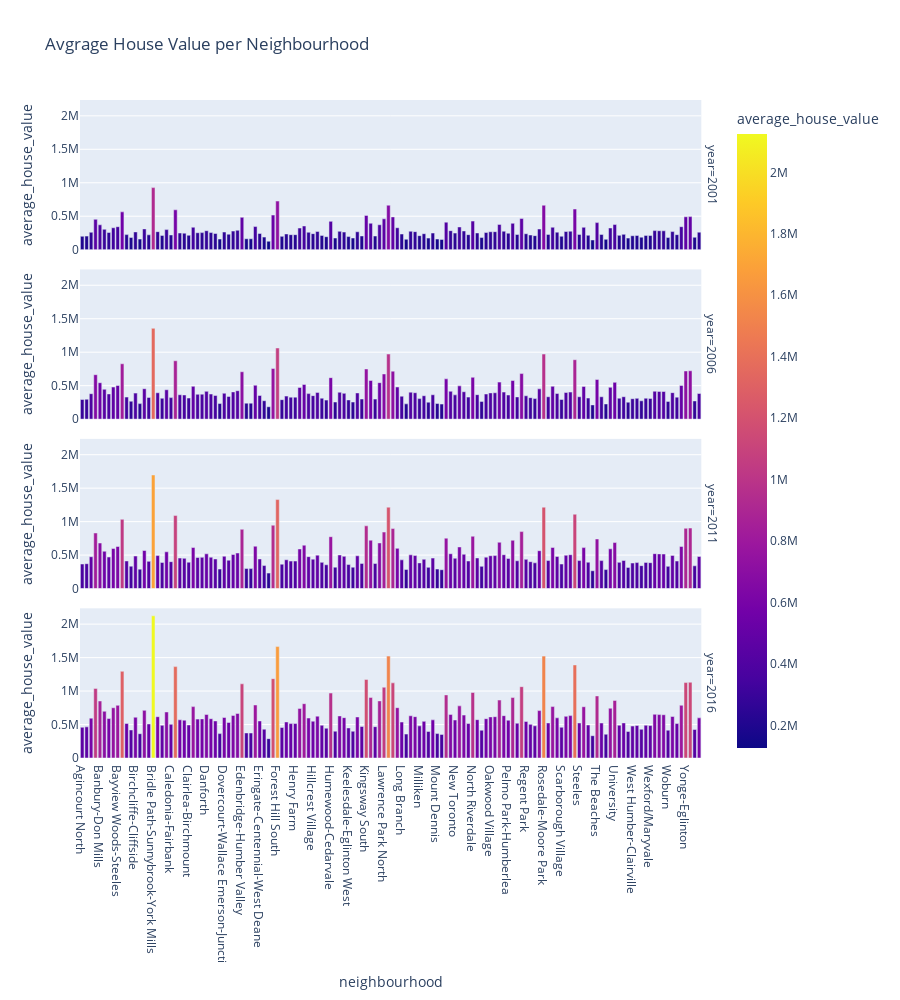

The code cell stored with this chart in its notebook:
### Code cell
average_house_value_snapshot()

### Figure 1 — Plotly figure (JSON) as saved in the notebook; plotly's stock layout.template omitted (floating-point values rounded to 4 significant figures; data arrays with more than 128 entries replaced by an {"elided": "..."} marker saying what was removed)
{"data": [{"alignmentgroup": "True", "hovertemplate": "year=2001<br>neighbourhood=%{x}<br>average_house_value=%{marker.color}<extra></extra>", "legendgroup": "", "marker": {"color": {"elided": "140 int values"}, "coloraxis": "coloraxis", "pattern": {"shape": ""}}, "name": "", "offsetgroup": "", "orientation": "v", "showlegend": false, "textposition": "auto", "type": "bar", "x": {"elided": "140 str values"}, "xaxis": "x4", "y": {"elided": "140 int values"}, "yaxis": "y4"}, {"alignmentgroup": "True", "hovertemplate": "year=2006<br>neighbourhood=%{x}<br>average_house_value=%{marker.color}<extra></extra>", "legendgroup": "", "marker": {"color": {"elided": "140 int values"}, "coloraxis": "coloraxis", "pattern": {"shape": ""}}, "name": "", "offsetgroup": "", "orientation": "v", "showlegend": false, "textposition": "auto", "type": "bar", "x": {"elided": "140 str values"}, "xaxis": "x3", "y": {"elided": "140 int values"}, "yaxis": "y3"}, {"alignmentgroup": "True", "hovertemplate": "year=2011<br>neighbourhood=%{x}<br>average_house_value=%{marker.color}<extra></extra>", "legendgroup": "", "marker": {"color": {"elided": "140 int values"}, "coloraxis": "coloraxis", "pattern": {"shape": ""}}, "name": "", "offsetgroup": "", "orientation": "v", "showlegend": false, "textposition": "auto", "type": "bar", "x": {"elided": "140 str values"}, "xaxis": "x2", "y": {"elided": "140 int values"}, "yaxis": "y2"}, {"alignmentgroup": "True", "hovertemplate": "year=2016<br>neighbourhood=%{x}<br>average_house_value=%{marker.color}<extra></extra>", "legendgroup": "", "marker": {"color": {"elided": "140 int values"}, "coloraxis": "coloraxis", "pattern": {"shape": ""}}, "name": "", "offsetgroup": "", "orientation": "v", "showlegend": false, "textposition": "auto", "type": "bar", "x": {"elided": "140 str values"}, "xaxis": "x", "y": {"elided": "140 int values"}, "yaxis": "y"}], "layout": {"annotations": [{"font": {}, "showarrow": false, "text": "year=2016", "textangle": 90, "x": 0.98, "xanchor": "left", "xref": "paper", "y": 0.1138, "yanchor": "middle", "yref": "paper"}, {"font": {}, "showarrow": false, "text": "year=2011", "textangle": 90, "x": 0.98, "xanchor": "left", "xref": "paper", "y": 0.3712, "yanchor": "middle", "yref": "paper"}, {"font": {}, "showarrow": false, "text": "year=2006", "textangle": 90, "x": 0.98, "xanchor": "left", "xref": "paper", "y": 0.6288, "yanchor": "middle", "yref": "paper"}, {"font": {}, "showarrow": false, "text": "year=2001", "textangle": 90, "x": 0.98, "xanchor": "left", "xref": "paper", "y": 0.8862, "yanchor": "middle", "yref": "paper"}], "barmode": "relative", "coloraxis": {"colorbar": {"title": {"text": "average_house_value"}}, "colorscale": [[0, "#0d0887"], [0.1111, "#46039f"], [0.2222, "#7201a8"], [0.3333, "#9c179e"], [0.4444, "#bd3786"], [0.5556, "#d8576b"], [0.6667, "#ed7953"], [0.7778, "#fb9f3a"], [0.8889, "#fdca26"], [1, "#f0f921"]]}, "height": 1000, "legend": {"tracegroupgap": 0}, "title": {"text": "Avgrage House Value per Neighbourhood"}, "width": 900, "xaxis": {"anchor": "y", "autorange": true, "domain": [0, 0.98], "range": [-0.5, 139.5], "title": {"text": "neighbourhood"}, "type": "category"}, "xaxis2": {"anchor": "y2", "autorange": true, "domain": [0, 0.98], "matches": "x", "range": [-0.5, 139.5], "showticklabels": false, "type": "category"}, "xaxis3": {"anchor": "y3", "autorange": true, "domain": [0, 0.98], "matches": "x", "range": [-0.5, 139.5], "showticklabels": false, "type": "category"}, "xaxis4": {"anchor": "y4", "autorange": true, "domain": [0, 0.98], "matches": "x", "range": [-0.5, 139.5], "showticklabels": false, "type": "category"}, "yaxis": {"anchor": "x", "autorange": true, "domain": [0, 0.2275], "range": [0, 2236000.0], "title": {"text": "average_house_value"}, "type": "linear"}, "yaxis2": {"anchor": "x2", "autorange": true, "domain": [0.2575, 0.485], "matches": "y", "range": [0, 2236000.0], "title": {"text": "average_house_value"}, "type": "linear"}, "yaxis3": {"anchor": "x3", "autorange": true, "domain": [0.515, 0.7425], "matches": "y", "range": [0, 2236000.0], "title": {"text": "average_house_value"}, "type": "linear"}, "yaxis4": {"anchor": "x4", "autorange": true, "domain": [0.7725, 1], "matches": "y", "range": [0, 2236000.0], "title": {"text": "average_house_value"}, "type": "linear"}}}
